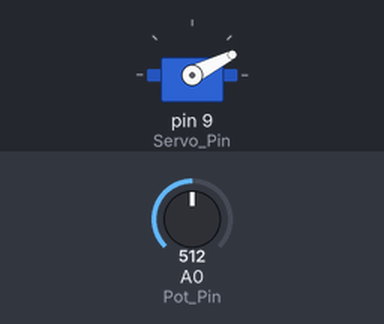
The sketch below on a simulated Arduino Uno, built with avr-gcc and run on an emulated ATmega328P. On the bench: servo. Inputs (shaded band) come from the test bench; at power-on: A0 (Pot_Pin) = 512.

Above: at 1.2 s.
1.3 s: A0 (Pot_Pin) set to 716
At 2.5 s:
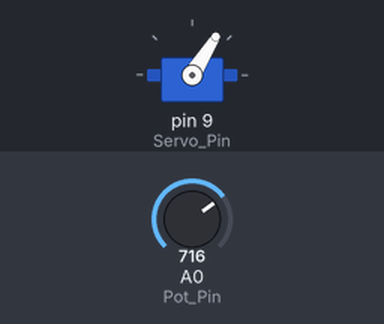
2.8 s: A0 (Pot_Pin) set to 900
At 3.7 s:
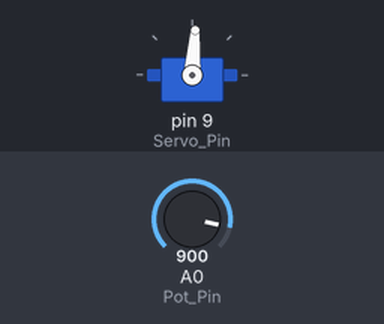
4.3 s: A0 (Pot_Pin) set to 1023
At 4.7 s:
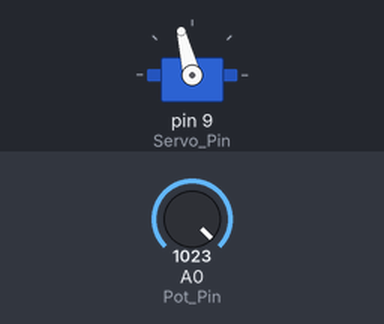
5.8 s: A0 (Pot_Pin) set to 306
At 6.9 s:
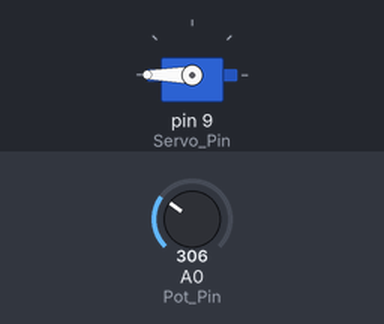
7.3 s: A0 (Pot_Pin) set to 511
At 8.5 s:
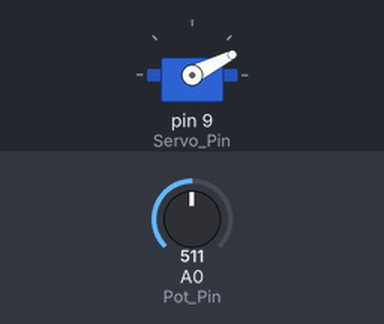
8.8 s: A0 (Pot_Pin) set to 122
At 9.5 s:
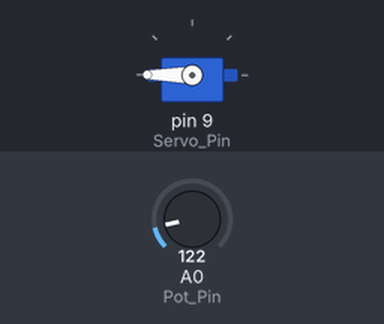
Timing chart, 0 to 11.3 s (numbered marks = the images above; inputs shaded):
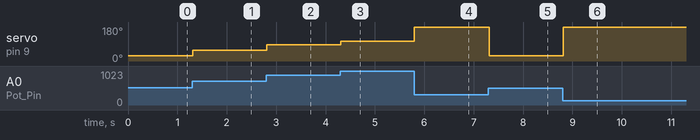

Measured:
- after the input at 1.3 s, servo on pin 9 (Servo_Pin): 27° → 58° at once
- after the input at 2.8 s, servo on pin 9 (Servo_Pin): 58° → 86° at once
- after the input at 4.3 s, servo on pin 9 (Servo_Pin): 86° → 104° at once
- after the input at 5.8 s, servo on pin 9 (Servo_Pin): 104° → 180° at once
- after the input at 7.3 s, servo on pin 9 (Servo_Pin): 180° → 27° at once
- after the input at 8.8 s, servo on pin 9 (Servo_Pin): 27° → 180° at once

The sketch:

Servo_motor.ino
```cpp
// initial library
#include <Servo.h>

//define macro for the project
#define Pot_Pin A0 // potentiameter pin
#define Servo_Pin 9 // servo pin
#define wait 20 // wait time
//initialise object for servo class
Servo servo;

//global variable
volatile float Pot_Val=0;
void setup()
{
  Serial.begin(9600);// initialise 9600 baud rate for UART connection to monitor
  pinMode(Pot_Pin,INPUT);//make the potentiameter(pin A0) as an input
  servo.attach(Servo_Pin);//make a pin 9 connect to servo class(attach variable)
}

void loop()
{
  Pot_Val=analogRead(Pot_Pin);
  //Serial.println(Pot_Val);
  float position;
  position=(0.160/0.1023)*Pot_Val+20;//make position adjusted by potentiameter
  // there is linear relation between position and potentiameter value.
  // potentiameter can change from 0 to 1023(10 byte).
  // servo in my case can change it's position from 20 to 160 degree
    servo.write(position);
    delay(wait);
}
```
